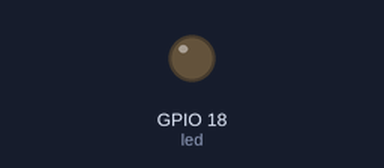
The program below on a simulated Raspberry Pi (BCM pin numbers). On the bench: output pins drawn as LEDs (lit = HIGH). What the program prints to the terminal is not drawn. At 17.5 s the program stops and its outputs stay as they are.

Above: at 0.05 s.
Timing chart, 0 to 4.6 s (numbered marks = the images above):
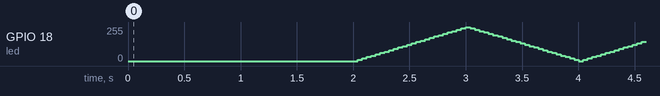

The program:

led_pwm_brightness.py
```python
#!/usr/bin/env python3
"""
LED Brightness Control with PWMLED
Demonstrates brightness control and pulsing effects
Note: GPIO18 is a hardware PWM pin on Raspberry Pi 5
"""

from gpiozero import PWMLED
from time import sleep

# Create a PWM LED for brightness control
# Note: GPIO18 is a hardware PWM pin on Raspberry Pi 5
led = PWMLED(18)

print("Demonstrating LED brightness control...")

# Set specific brightness (0 to 1)
print("Setting LED to 50% brightness")
led.brightness = 0.5  # 50% brightness
sleep(2)

# Pulse (fade in and out smoothly)
print("Pulsing LED for 10 seconds...")
led.pulse()
sleep(10)  # Pulse for 10 seconds

# Manual brightness control
print("Gradually increasing brightness from 0% to 100%")
for brightness in range(0, 11):
    led.brightness = brightness / 10  # 0%, 10%, 20%... 100%
    print(f"Brightness: {brightness * 10}%")
    sleep(0.5)

# Turn off
print("Turning LED off")
led.off()
print("Program complete!")
```
